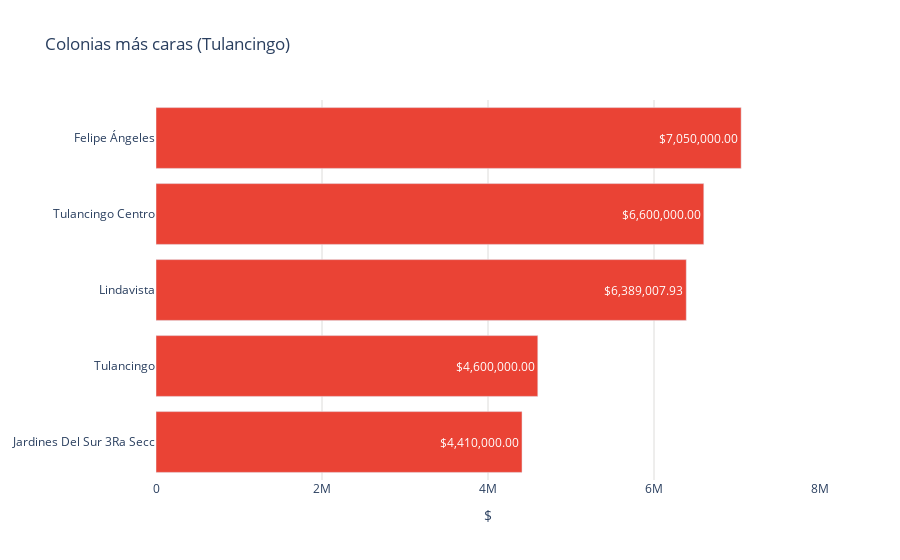

Notebook cell for this chart:
### Code cell
colores = ['#df00ff','#939fad','#6773df','#67c2df','#7cc668','#ffb038','#ff4853','#3d45c0']
col = top_colonias_caras['colonia']
precio = top_colonias_caras['precio']
fig = go.Figure()
fig.add_trace(go.Bar(
    y=col[::-1],  # Invertir el orden de los datos
    x=precio[::-1],  # Invertir el orden de los datos
    orientation='h', 
    marker_color='#ea4335',  # Colores de las barras
    text=precio[::-1].apply(lambda x: '${:,.2f}'.format(x)),  # Invertir el orden de los datos
    textposition='inside',  # Posición del texto (puede ser 'inside' o 'outside')
))
fig.update_layout(
    title='Colonias más caras (Tulancingo)',  # Título de la gráfica
    xaxis=dict(
        title='$', # Título del eje x
        gridcolor='#dddcda', # Color de las líneas que dividen los rangos del eje X
        range=[0, 8000000],  # Establecer el rango del eje y
        tickvals=[0, 2000000,4000000,6000000, 8000000],  # Definir los valores de las marcas en el eje y
        #ticktext=['$0.00', '$2,000,000.00', '$4,000,000.00','$6,000,000.00','$8,000,000.00'],  # Definir el texto de las marcas en el eje y
    ),  
    plot_bgcolor='rgba(0,0,0,0)',  # Color de fondo del gráfico
)
# Exportar gráfica como archivo HTML
def guardar_grafico_como_html(fig, nombre_archivo, carpeta='graficas'):
    # Crear la carpeta si no existe
    if not os.path.exists(carpeta):
        os.makedirs(carpeta)
    
    # Gráfica como archivo HTML en la carpeta especificada
    pio.write_html(fig, f'{carpeta}/{nombre_archivo}.html')

guardar_grafico_como_html(fig, 'g_bar_colcaras_t5_tulancingo', carpeta='graficas')
fig.show()

### Figure 1 — Plotly figure (JSON) as saved in the notebook; plotly's stock layout.template omitted (floating-point values rounded to 4 significant figures)
{"data": [{"marker": {"color": "#ea4335"}, "orientation": "h", "text": ["$4,410,000.00", "$4,600,000.00", "$6,389,007.93", "$6,600,000.00", "$7,050,000.00"], "textposition": "inside", "type": "bar", "x": [4410000, 4600000, 6389000.0, 6600000, 7050000], "y": ["Jardines Del Sur 3Ra Secc", "Tulancingo", "Lindavista", "Tulancingo Centro", "Felipe Ángeles"]}], "layout": {"plot_bgcolor": "rgba(0,0,0,0)", "title": {"text": "Colonias más caras (Tulancingo)"}, "xaxis": {"gridcolor": "#dddcda", "range": [0, 8000000], "tickvals": [0, 2000000, 4000000, 6000000, 8000000], "title": {"text": "$"}}}}
